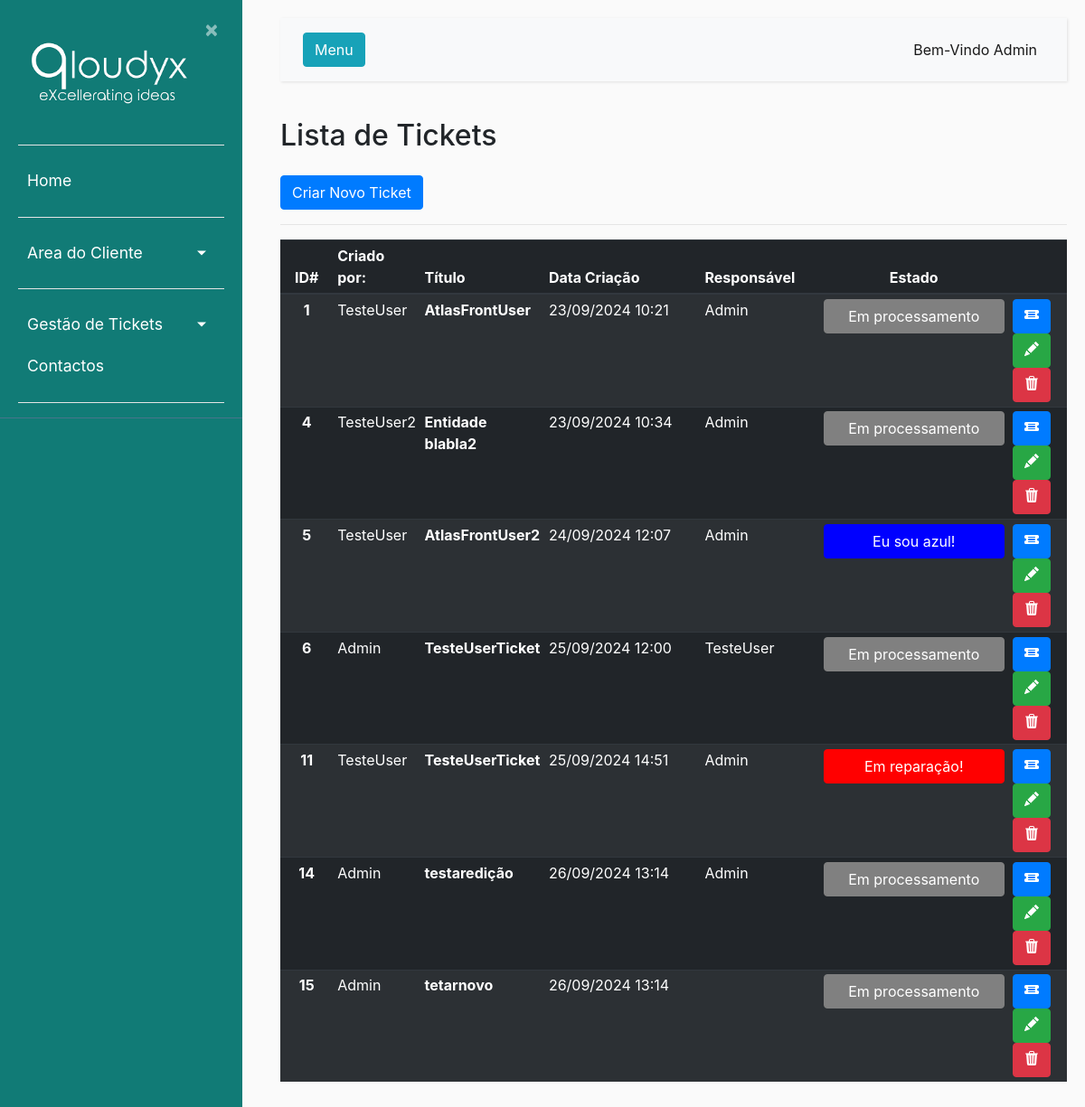
/listaticket/ (signed in), run on the app's committed database.
### ticket/models.py (models this page shows, shortened)
class Usuarios(AbstractBaseUser):
    nome = models.CharField(max_length=100, unique=True,verbose_name='Utilizador')
    email = models.EmailField(verbose_name='E-mail')
    foto = models.ImageField(null=True, blank=True, upload_to='users/uploads/fotos',verbose_name='Foto')
    descricao = models.CharField(max_length=250, null=True)
    EscolhasRole = {
    ("Interno", "Interno"),
    ("Operador", "Operador"),
    ("Cliente", "Cliente"),
    }
    role = models.CharField(max_length=50,choices= EscolhasRole ,verbose_name='Cargo')
    entidade = models.ForeignKey(Entidades, on_delete=models.CASCADE, verbose_name='Entidade')
    telefone = PhoneNumberField(null=True, blank=False, unique=True, verbose_name='Telefone')
    date_of_birth = models.DateField(verbose_name='Data de Nascimento')
    is_active = models.BooleanField(default=True, verbose_name='Ativo?')
    is_admin = models.BooleanField(default=False, verbose_name='Admin?')
    objects = MyUserManager()
    USERNAME_FIELD = 'nome'
    REQUIRED_FIELDS = ['date_of_birth','email']

class Ticket(models.Model):
    nome = models.CharField(max_length=50, verbose_name='Titulo')
    dataCriacao = models.DateTimeField(default=timezone.now(), verbose_name='Data de Criação')
    descricao = models.CharField(max_length=300, verbose_name='Descrição')
    usuarios = models.ForeignKey(Usuarios, null = True, on_delete=models.CASCADE, related_name="responsavel", verbose_name='Responsável')
    app_tpPedidos = models.ForeignKey(Apps_tpPedidos, on_delete=models.CASCADE, verbose_name='Tipo de Problema')
    prioridade = models.ForeignKey(Prioridade, null = True , on_delete=models.CASCADE, verbose_name='Prioridade')
    resolucao = models.ForeignKey(Resolucao, null = True, on_delete=models.CASCADE, verbose_name='Resolução')
    id_Proprietario = models.ForeignKey(Usuarios, null = True, on_delete=models.CASCADE, related_name="criador", verbose_name='Criador do Ticket')
    estado = models.ForeignKey(StatusLog,null = True,default = 1, on_delete=models.CASCADE, verbose_name='Estado Atual')
    usuario_app = models.ForeignKey(Usuarios_Apps,null = True, on_delete=models.CASCADE, limit_choices_to={'usuario': "4"})

class StatusLog(models.Model):
    estado = models.ForeignKey(Estado, on_delete=models.CASCADE, verbose_name='Estado')
    usuario = models.ForeignKey(Usuarios, on_delete=models.CASCADE, verbose_name='Utilizador')
    dataHora = models.DateTimeField(default=timezone.now(), verbose_name='Data de Criação')

class Estado(models.Model):
    estado = models.CharField(max_length=20)
    cor = models.CharField(max_length=30)
    font_color = models.CharField(max_length=30)
    descricao = models.CharField(max_length=300)
    def __str__(self):
        return self.estado

### ticket/views.py (the view)
# urls.py: path('listaticket/', ticket_views.ticket_list, name ='listaticket'), #URL para a gestão de tickets
def ticket_list(request):
    ticketall = Ticket.objects.all()
    tickuser = request.user
    tickets = Ticket.objects.filter(Q(usuarios=tickuser) | Q(id_Proprietario=tickuser))
    return render(request, 'ticket/listaticket.html', {'tickets': tickets,'ticketall': ticketall})

### ticket/templates/ticket/listaticket.html (shortened to what this page needs)
{% extends "ticket/base.html" %}
{% block content %}
<body>
    <h2 style="margin-bottom:25px">Lista de Tickets</h2>
    {% if user.is_authenticated %}
    {% if user.is_admin or user.role == "Interno"%}
    {% if ticketall %}
    <button type="button" class="btn btn-primary"><a href="{% url 'novoticket' %}">Criar Novo Ticket</a></button>
    <hr>
    <table class="table table-striped table-dark table-sm">
        <thead>
          <tr>
            <th style="text-align:center" class="col-2 col-sm-1">ID#</th>
            <th class="col-2 col-sm-1">Criado por:</th>
            <th class="col-2 col-sm-1">Título</th>
            <th class="col-2 col-sm-3">Data Criação</th>
            <th class="col-2 col-sm-2">Responsável</th>
            <th style="text-align:center" class="col-2 col-sm-1">Estado</th>
            <th class="col-3 col-sm-1"></th>
          </tr>
        </thead>
        <tbody>
          {% for ticket in ticketall %}
          <tr>
            <th style="text-align:center">{{ ticket.id }}</th>
            <td>{{ ticket.id_Proprietario.nome }}</td>
            <th scope="row">{{ ticket.nome }}</th>
            <td>{{ ticket.dataCriacao|date:"d/m/Y H:i" }}</td>
            <td>{{ ticket.usuarios.nome }}</td>
            <td style="text-align:center"><button style="background-color:{{ticket.estado.estado.font_color}}; border-color:{{ticket.estado.estado.font_color}}; width:200px"type="button" class="btn btn-primary">{{ ticket.estado.estado }}</button></td>
            <td><button type="button" class="btn btn-primary"><a href="{% url 'detalheticket' ticket.pk %}">
              </a></button>
            <button type="button" class="btn btn-success"><a href="{% url 'editar_ticket' ticket.pk %}">
            </a></button>
            <button type="button" class="btn btn-danger"><a href="{% url 'apagar_ticket' ticket.pk %}">
            </a></button></td>
          </tr>
          {% endfor %}
        </tbody>
    </table>
    {% else %}
        <p>Nenhum ticket encontrado.</p>
    {% endif %}
    {% endif %}
    {% endif %}
</body>
{% endblock content %}

### ticket/templates/ticket/base.html (shortened to what this page needs)
{% load static %}
<!DOCTYPE html>
<html lang="en">
<head>
    <link rel="stylesheet" href="https://cdn.jsdelivr.net/npm/bootstrap@4.0.0/dist/css/bootstrap.min.css">
    <link rel="stylesheet" type="text/css" href="{% static 'ticket/main.css' %}">
</head>
<body>
    <div class="wrapper">
        <nav id="sidebar">
            <div class="sidebar-header">
                <a href = "{% url 'ticket-home' %}"> <img src="{% static 'ticket/Qloudyx.png' %}" style="width:200px;height:100%;"></a>
                <a class="close" onclick="CloseMenu()">&nbsp×&nbsp</a>
                <hr>
            </div>
            <ul class="list-unstyled components" >
                <li>
                    <a href="{% url 'ticket-home' %}">Home</a>
                        {% if user.is_authenticated %}
                    <hr>
                    <a href="#homeSubmenu" data-toggle="collapse" aria-expanded="false" class="dropdown-toggle">Area do Cliente</a>
                        {% endif %}
                </li>
                <li>
                    {% if user.is_authenticated %}
                    <hr>
                    <a href="#pageSubmenu" data-toggle="collapse" aria-expanded="false" class="dropdown-toggle">Gestão de Tickets</a>
                    {% endif %}
                    <a href="#">Contactos</a>
                    <hr>
            </ul>
        </nav>
        </div>
        <div id="content">
            <nav class="navbar navbar-expand-lg navbar-light bg-light">
                <div class="container-fluid">
                    <button type="button" id="sidebarCollapse" onClick="OpenMenu()" class="btn btn-info">
                        <span>Menu</span>
                    </button>
                    <div class="collapse navbar-collapse" id="navbarSupportedContent">
                        <ul class="nav navbar-nav ml-auto">
                            <li class="nav-item active">
                                <a class="nav-link" href="#">Bem-Vindo {{user.nome}}</a>
                            </li>
                        </ul>
                    </div>
                </div>
            </nav>
            <main role="main" class="container">
                <div class="row">
                    <div class="col-md-8">
                    </div>
                </div>
            </main>
            {% block content %}{% endblock %}
</body>
</html>

### ticket/static/ticket/main.css (style rules this page uses)
body { background: #fafafa; }
hr { background-color: white; }
a, a:hover, a:focus { color: inherit; text-decoration: none; transition: all 0.3s; }
.navbar { padding: 15px 10px; background: #fff; border: none; border-radius: 0; margin-bottom: 40px; box-shadow: 1px 1px 3px rgba(0, 0, 0, 0.1); }
.wrapper { display: flex; width: 100%; align-items: stretch; }
#sidebar { height: 100%; width: 250; position: fixed; z-index: 1; overflow-x: hidden; background: #117B76; color: #fff; transition: all 0.3s; }
#sidebar .sidebar-header { padding-left: 20px; padding-top: 20px; padding-right: 20px; background: #117B76; }
#sidebar ul.components { padding-left: 20px; padding-right: 20px; border-bottom: 1px solid #47748b; }
#sidebar ul li a { padding: 10px; font-size: 1.1em; display: block; }
a[data-toggle="collapse"] { position: relative; }
.dropdown-toggle::after { display: block; position: absolute; top: 50%; right: 20px; transform: translateY(-50%); }
#content { margin-left: 290px; position: relative; padding: 20px; min-height: 100vh; transition: all 0.3s; }

### data on the page
Usuarios: nome "Admin"
Ticket: id "1", id_Proprietario.nome "TesteUser", nome "AtlasFrontUser", dataCriacao "23/09/2024 10:21", usuarios.nome "Admin", estado.estado "Em processamento"
Ticket: id "4", id_Proprietario.nome "TesteUser2", nome "Entidade blabla2", dataCriacao "23/09/2024 10:34", usuarios.nome "Admin", estado.estado "Em processamento"
Ticket: id "5", id_Proprietario.nome "TesteUser", nome "AtlasFrontUser2", dataCriacao "24/09/2024 12:07", usuarios.nome "Admin", estado.estado "Eu sou azul!"
Ticket: id "6", id_Proprietario.nome "Admin", nome "TesteUserTicket", dataCriacao "25/09/2024 12:00", usuarios.nome "TesteUser", estado.estado "Em processamento"
Ticket: id "11", id_Proprietario.nome "TesteUser", nome "TesteUserTicket", dataCriacao "25/09/2024 14:51", usuarios.nome "Admin", estado.estado "Em reparação!"
Ticket: id "14", id_Proprietario.nome "Admin", nome "testaredição", dataCriacao "26/09/2024 13:14", usuarios.nome "Admin", estado.estado "Em processamento"
Ticket: id "15", id_Proprietario.nome "Admin", nome "tetarnovo", dataCriacao "26/09/2024 13:14", estado.estado "Em processamento"
